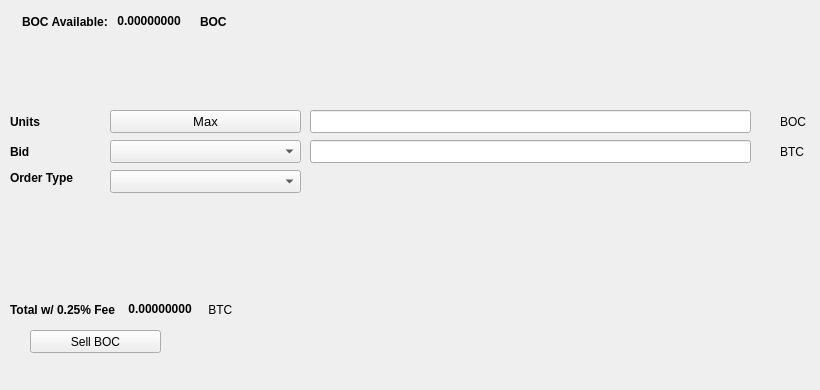
   <widget class="QWidget" name="SellTab">
    <attribute name="title">
     <string>Sell</string>
    </attribute>
    <widget class="QLabel" name="label_16">
     <property name="geometry">
      <rect>
       <x>780</x>
       <y>140</y>
       <width>31</width>
       <height>23</height>
      </rect>
     </property>
     <property name="text">
      <string>BTC</string>
     </property>
    </widget>
    <widget class="QComboBox" name="SellBidcomboBox">
     <property name="geometry">
      <rect>
       <x>110</x>
       <y>140</y>
       <width>191</width>
       <height>23</height>
      </rect>
     </property>
     <property name="font">
      <font>
       <pointsize>10</pointsize>
      </font>
     </property>
    </widget>
    <widget class="QLabel" name="label_18">
     <property name="geometry">
      <rect>
       <x>10</x>
       <y>110</y>
       <width>46</width>
       <height>23</height>
      </rect>
     </property>
     <property name="font">
      <font>
       <weight>75</weight>
       <bold>true</bold>
      </font>
     </property>
     <property name="text">
      <string>Units</string>
     </property>
    </widget>
    <widget class="QPushButton" name="Sell_Max_Amount">
     <property name="geometry">
      <rect>
       <x>110</x>
       <y>110</y>
       <width>191</width>
       <height>23</height>
      </rect>
     </property>
     <property name="font">
      <font>
       <pointsize>10</pointsize>
      </font>
     </property>
     <property name="text">
      <string>Max</string>
     </property>
    </widget>
    <widget class="QLabel" name="label_20">
     <property name="geometry">
      <rect>
       <x>10</x>
       <y>170</y>
       <width>91</width>
       <height>16</height>
      </rect>
     </property>
     <property name="font">
      <font>
       <weight>75</weight>
       <bold>true</bold>
      </font>
     </property>
     <property name="text">
      <string>Order Type</string>
     </property>
    </widget>
    <widget class="QComboBox" name="SellOrdertypeCombo">
     <property name="geometry">
      <rect>
       <x>110</x>
       <y>170</y>
       <width>191</width>
       <height>23</height>
      </rect>
     </property>
     <property name="font">
      <font>
       <pointsize>10</pointsize>
      </font>
     </property>
    </widget>
    <widget class="QLabel" name="label_21">
     <property name="geometry">
      <rect>
       <x>10</x>
       <y>140</y>
       <width>46</width>
       <height>23</height>
      </rect>
     </property>
     <property name="font">
      <font>
       <weight>75</weight>
       <bold>true</bold>
      </font>
     </property>
     <property name="text">
      <string>Bid</string>
     </property>
    </widget>
    <widget class="QLabel" name="label_22">
     <property name="geometry">
      <rect>
       <x>780</x>
       <y>110</y>
       <width>31</width>
       <height>23</height>
      </rect>
     </property>
     <property name="text">
      <string>BOC</string>
     </property>
    </widget>
    <widget class="QLineEdit" name="UnitsInputBOC">
     <property name="geometry">
      <rect>
       <x>310</x>
       <y>110</y>
       <width>441</width>
       <height>23</height>
      </rect>
     </property>
     <property name="font">
      <font>
       <pointsize>9</pointsize>
       <weight>75</weight>
       <bold>true</bold>
      </font>
     </property>
    </widget>
    <widget class="QLineEdit" name="SellBidPriceEdit">
     <property name="geometry">
      <rect>
       <x>310</x>
       <y>140</y>
       <width>441</width>
       <height>23</height>
      </rect>
     </property>
     <property name="font">
      <font>
       <pointsize>9</pointsize>
       <weight>75</weight>
       <bold>true</bold>
      </font>
     </property>
    </widget>
    <widget class="QPushButton" name="SellBOCBTN">
     <property name="geometry">
      <rect>
       <x>30</x>
       <y>330</y>
       <width>131</width>
       <height>23</height>
      </rect>
     </property>
     <property name="text">
      <string>Sell BOC</string>
     </property>
     <property name="icon">
      <iconset resource="../BoomCoin">
       <normaloff>:/icons/bitcoin</normaloff>:/icons/bitcoin</iconset>
     </property>
    </widget>
    <widget class="QWidget" name="layoutWidget3">
     <property name="geometry">
      <rect>
       <x>22</x>
       <y>12</y>
       <width>258</width>
       <height>19</height>
      </rect>
     </property>
     <layout class="QHBoxLayout" name="horizontalLayout">
      <item>
       <widget class="QLabel" name="label232_2">
        <property name="font">
         <font>
          <weight>75</weight>
          <bold>true</bold>
         </font>
        </property>
        <property name="text">
         <string>BOC Available:</string>
        </property>
       </widget>
      </item>
      <item>
       <widget class="QLabel" name="BOCAvailableLabel">
        <property name="palette">
         <palette>
          <active>
           <colorrole role="WindowText">
            <brush brushstyle="SolidPattern">
             <color alpha="255">
              <red>0</red>
              <green>0</green>
              <blue>0</blue>
             </color>
            </brush>
           </colorrole>
           <colorrole role="Button">
            <brush brushstyle="SolidPattern">
             <color alpha="255">
              <red>0</red>
              <green>170</green>
              <blue>0</blue>
             </color>
            </brush>
           </colorrole>
           <colorrole role="Light">
            <brush brushstyle="SolidPattern">
             <color alpha="255">
              <red>0</red>
              <green>255</green>
              <blue>0</blue>
             </color>
            </brush>
           </colorrole>
           <colorrole role="Midlight">
            <brush brushstyle="SolidPattern">
             <color alpha="255">
              <red>0</red>
              <green>212</green>
              <blue>0</blue>
             </color>
            </brush>
           </colorrole>
           <colorrole role="Dark">
            <brush brushstyle="SolidPattern">
             <color alpha="255">
              <red>0</red>
              <green>85</green>
              <blue>0</blue>
             </color>
            </brush>
           </colorrole>
           <colorrole role="Mid">
            <brush brushstyle="SolidPattern">
             <color alpha="255">
              <red>0</red>
              <green>113</green>
              <blue>0</blue>
             </color>
            </brush>
           </colorrole>
           <colorrole role="Text">
            <brush brushstyle="SolidPattern">
             <color alpha="255">
              <red>0</red>
              <green>170</green>
              <blue>0</blue>
             </color>
            </brush>
           </colorrole>
           <colorrole role="BrightText">
            <brush brushstyle="SolidPattern">
             <color alpha="255">
              <red>255</red>
              <green>255</green>
              <blue>255</blue>
             </color>
            </brush>
           </colorrole>
           <colorrole role="ButtonText">
            <brush brushstyle="SolidPattern">
             <color alpha="255">
              <red>0</red>
              <green>0</green>
              <blue>0</blue>
             </color>
            </brush>
           </colorrole>
           <colorrole role="Base">
            <brush brushstyle="SolidPattern">
             <color alpha="255">
              <red>255</red>
              <green>255</green>
              <blue>255</blue>
             </color>
            </brush>
           </colorrole>
           <colorrole role="Window">
            <brush brushstyle="SolidPattern">
             <color alpha="255">
              <red>0</red>
              <green>170</green>
              <blue>0</blue>
             </color>
            </brush>
           </colorrole>
           <colorrole role="Shadow">
            <brush brushstyle="SolidPattern">
             <color alpha="255">
              <red>0</red>
              <green>0</green>
              <blue>0</blue>
             </color>
            </brush>
           </colorrole>
           <colorrole role="AlternateBase">
            <brush brushstyle="SolidPattern">
             <color alpha="255">
              <red>127</red>
              <green>212</green>
              <blue>127</blue>
             </color>
            </brush>
           </colorrole>
           <colorrole role="ToolTipBase">
            <brush brushstyle="SolidPattern">
             <color alpha="255">
              <red>255</red>
              <green>255</green>
              <blue>220</blue>
             </color>
            </brush>
           </colorrole>
           <colorrole role="ToolTipText">
            <brush brushstyle="SolidPattern">
             <color alpha="255">
              <red>0</red>
              <green>0</green>
              <blue>0</blue>
             </color>
            </brush>
           </colorrole>
          </active>
          <inactive>
           <colorrole role="WindowText">
            <brush brushstyle="SolidPattern">
             <color alpha="255">
              <red>0</red>
              <green>0</green>
              <blue>0</blue>
             </color>
            </brush>
           </colorrole>
           <colorrole role="Button">
            <brush brushstyle="SolidPattern">
             <color alpha="255">
              <red>0</red>
              <green>170</green>
              <blue>0</blue>
             </color>
            </brush>
           </colorrole>
           <colorrole role="Light">
            <brush brushstyle="SolidPattern">
             <color alpha="255">
              <red>0</red>
              <green>255</green>
              <blue>0</blue>
             </color>
            </brush>
           </colorrole>
           <colorrole role="Midlight">
            <brush brushstyle="SolidPattern">
             <color alpha="255">
              <red>0</red>
              <green>212</green>
              <blue>0</blue>
             </color>
            </brush>
           </colorrole>
           <colorrole role="Dark">
            <brush brushstyle="SolidPattern">
             <color alpha="255">
              <red>0</red>
              <green>85</green>
              <blue>0</blue>
             </color>
            </brush>
           </colorrole>
           <colorrole role="Mid">
            <brush brushstyle="SolidPattern">
             <color alpha="255">
              <red>0</red>
              <green>113</green>
              <blue>0</blue>
             </color>
            </brush>
           </colorrole>
           <colorrole role="Text">
            <brush brushstyle="SolidPattern">
             <color alpha="255">
              <red>0</red>
              <green>170</green>
              <blue>0</blue>
             </color>
            </brush>
           </colorrole>
           <colorrole role="BrightText">
            <brush brushstyle="SolidPattern">
             <color alpha="255">
              <red>255</red>
              <green>255</green>
              <blue>255</blue>
             </color>
            </brush>
           </colorrole>
           <colorrole role="ButtonText">
            <brush brushstyle="SolidPattern">
             <color alpha="255">
              <red>0</red>
              <green>0</green>
              <blue>0</blue>
             </color>
            </brush>
           </colorrole>
           <colorrole role="Base">
            <brush brushstyle="SolidPattern">
             <color alpha="255">
              <red>255</red>
              <green>255</green>
              <blue>255</blue>
             </color>
            </brush>
           </colorrole>
           <colorrole role="Window">
            <brush brushstyle="SolidPattern">
             <color alpha="255">
              <red>0</red>
              <green>170</green>
              <blue>0</blue>
             </color>
            </brush>
           </colorrole>
           <colorrole role="Shadow">
            <brush brushstyle="SolidPattern">
             <color alpha="255">
              <red>0</red>
              <green>0</green>
              <blue>0</blue>
             </color>
            </brush>
           </colorrole>
           <colorrole role="AlternateBase">
            <brush brushstyle="SolidPattern">
             <color alpha="255">
              <red>127</red>
              <green>212</green>
              <blue>127</blue>
             </color>
            </brush>
           </colorrole>
           <colorrole role="ToolTipBase">
            <brush brushstyle="SolidPattern">
             <color alpha="255">
              <red>255</red>
              <green>255</green>
              <blue>220</blue>
             </color>
            </brush>
           </colorrole>
           <colorrole role="ToolTipText">
            <brush brushstyle="SolidPattern">
             <color alpha="255">
              <red>0</red>
              <green>0</green>
              <blue>0</blue>
             </color>
            </brush>
           </colorrole>
          </inactive>
          <disabled>
           <colorrole role="WindowText">
            <brush brushstyle="SolidPattern">
             <color alpha="255">
              <red>0</red>
              <green>85</green>
              <blue>0</blue>
             </color>
            </brush>
           </colorrole>
           <colorrole role="Button">
            <brush brushstyle="SolidPattern">
             <color alpha="255">
              <red>0</red>
              <green>170</green>
              <blue>0</blue>
             </color>
            </brush>
           </colorrole>
           <colorrole role="Light">
            <brush brushstyle="SolidPattern">
             <color alpha="255">
              <red>0</red>
              <green>255</green>
              <blue>0</blue>
             </color>
            </brush>
           </colorrole>
           <colorrole role="Midlight">
            <brush brushstyle="SolidPattern">
             <color alpha="255">
              <red>0</red>
              <green>212</green>
              <blue>0</blue>
             </color>
            </brush>
           </colorrole>
           <colorrole role="Dark">
            <brush brushstyle="SolidPattern">
             <color alpha="255">
              <red>0</red>
              <green>85</green>
              <blue>0</blue>
             </color>
            </brush>
           </colorrole>
           <colorrole role="Mid">
            <brush brushstyle="SolidPattern">
             <color alpha="255">
              <red>0</red>
              <green>113</green>
              <blue>0</blue>
             </color>
            </brush>
           </colorrole>
           <colorrole role="Text">
            <brush brushstyle="SolidPattern">
             <color alpha="255">
              <red>0</red>
              <green>85</green>
              <blue>0</blue>
             </color>
            </brush>
           </colorrole>
           <colorrole role="BrightText">
            <brush brushstyle="SolidPattern">
             <color alpha="255">
              <red>255</red>
              <green>255</green>
              <blue>255</blue>
             </color>
            </brush>
           </colorrole>
           <colorrole role="ButtonText">
            <brush brushstyle="SolidPattern">
             <color alpha="255">
              <red>0</red>
              <green>85</green>
              <blue>0</blue>
             </color>
            </brush>
           </colorrole>
           <colorrole role="Base">
            <brush brushstyle="SolidPattern">
             <color alpha="255">
              <red>0</red>
              <green>170</green>
              <blue>0</blue>
             </color>
            </brush>
           </colorrole>
           <colorrole role="Window">
            <brush brushstyle="SolidPattern">
             <color alpha="255">
              <red>0</red>
              <green>170</green>
              <blue>0</blue>
             </color>
            </brush>
           </colorrole>
           <colorrole role="Shadow">
            <brush brushstyle="SolidPattern">
             <color alpha="255">
              <red>0</red>
              <green>0</green>
              <blue>0</blue>
             </color>
            </brush>
           </colorrole>
           <colorrole role="AlternateBase">
            <brush brushstyle="SolidPattern">
             <color alpha="255">
              <red>0</red>
              <green>170</green>
              <blue>0</blue>
             </color>
            </brush>
           </colorrole>
           <colorrole role="ToolTipBase">
            <brush brushstyle="SolidPattern">
             <color alpha="255">
              <red>255</red>
              <green>255</green>
              <blue>220</blue>
             </color>
            </brush>
           </colorrole>
           <colorrole role="ToolTipText">
            <brush brushstyle="SolidPattern">
             <color alpha="255">
              <red>0</red>
              <green>0</green>
              <blue>0</blue>
             </color>
            </brush>
           </colorrole>
          </disabled>
         </palette>
        </property>
        <property name="font">
         <font>
          <weight>75</weight>
          <bold>true</bold>
         </font>
        </property>
        <property name="text">
         <string> 0.00000000 </string>
        </property>
        <property name="textInteractionFlags">
         <set>Qt::LinksAccessibleByMouse|Qt::TextSelectableByKeyboard|Qt::TextSelectableByMouse</set>
        </property>
       </widget>
      </item>
      <item>
       <widget class="QLabel" name="labelBOC">
        <property name="font">
         <font>
          <weight>75</weight>
          <bold>true</bold>
         </font>
        </property>
        <property name="text">
         <string>BOC</string>
        </property>
       </widget>
      </item>
     </layout>
    </widget>
    <widget class="QWidget" name="layoutWidget">
     <property name="geometry">
      <rect>
       <x>10</x>
       <y>300</y>
       <width>268</width>
       <height>19</height>
      </rect>
     </property>
     <layout class="QHBoxLayout" name="horizontalLayout_2">
      <item>
       <widget class="QLabel" name="label_19">
        <property name="font">
         <font>
          <weight>75</weight>
          <bold>true</bold>
         </font>
        </property>
        <property name="text">
         <string>Total w/ 0.25% Fee </string>
        </property>
       </widget>
      </item>
      <item>
       <widget class="QLabel" name="SellCostLabel">
        <property name="palette">
         <palette>
          <active>
           <colorrole role="WindowText">
            <brush brushstyle="SolidPattern">
             <color alpha="255">
              <red>0</red>
              <green>0</green>
              <blue>0</blue>
             </color>
            </brush>
           </colorrole>
           <colorrole role="Button">
            <brush brushstyle="SolidPattern">
             <color alpha="255">
              <red>0</red>
              <green>170</green>
              <blue>0</blue>
             </color>
            </brush>
           </colorrole>
           <colorrole role="Light">
            <brush brushstyle="SolidPattern">
             <color alpha="255">
              <red>0</red>
              <green>255</green>
              <blue>0</blue>
             </color>
            </brush>
           </colorrole>
           <colorrole role="Midlight">
            <brush brushstyle="SolidPattern">
             <color alpha="255">
              <red>0</red>
              <green>212</green>
              <blue>0</blue>
             </color>
            </brush>
           </colorrole>
           <colorrole role="Dark">
            <brush brushstyle="SolidPattern">
             <color alpha="255">
              <red>0</red>
              <green>85</green>
              <blue>0</blue>
             </color>
            </brush>
           </colorrole>
           <colorrole role="Mid">
            <brush brushstyle="SolidPattern">
             <color alpha="255">
              <red>0</red>
              <green>113</green>
              <blue>0</blue>
             </color>
            </brush>
           </colorrole>
           <colorrole role="Text">
            <brush brushstyle="SolidPattern">
             <color alpha="255">
              <red>0</red>
              <green>170</green>
              <blue>0</blue>
             </color>
            </brush>
           </colorrole>
           <colorrole role="BrightText">
            <brush brushstyle="SolidPattern">
             <color alpha="255">
              <red>255</red>
              <green>255</green>
              <blue>255</blue>
             </color>
            </brush>
           </colorrole>
           <colorrole role="ButtonText">
            <brush brushstyle="SolidPattern">
             <color alpha="255">
              <red>0</red>
              <green>0</green>
              <blue>0</blue>
             </color>
            </brush>
           </colorrole>
           <colorrole role="Base">
            <brush brushstyle="SolidPattern">
             <color alpha="255">
              <red>255</red>
              <green>255</green>
              <blue>255</blue>
             </color>
            </brush>
           </colorrole>
           <colorrole role="Window">
            <brush brushstyle="SolidPattern">
             <color alpha="255">
              <red>0</red>
              <green>170</green>
              <blue>0</blue>
             </color>
            </brush>
           </colorrole>
           <colorrole role="Shadow">
            <brush brushstyle="SolidPattern">
             <color alpha="255">
              <red>0</red>
              <green>0</green>
              <blue>0</blue>
             </color>
            </brush>
           </colorrole>
           <colorrole role="AlternateBase">
            <brush brushstyle="SolidPattern">
             <color alpha="255">
              <red>127</red>
              <green>212</green>
              <blue>127</blue>
             </color>
            </brush>
           </colorrole>
           <colorrole role="ToolTipBase">
            <brush brushstyle="SolidPattern">
             <color alpha="255">
              <red>255</red>
              <green>255</green>
              <blue>220</blue>
             </color>
            </brush>
           </colorrole>
           <colorrole role="ToolTipText">
            <brush brushstyle="SolidPattern">
             <color alpha="255">
              <red>0</red>
              <green>0</green>
              <blue>0</blue>
             </color>
            </brush>
           </colorrole>
          </active>
          <inactive>
           <colorrole role="WindowText">
            <brush brushstyle="SolidPattern">
             <color alpha="255">
              <red>0</red>
              <green>0</green>
              <blue>0</blue>
             </color>
            </brush>
           </colorrole>
           <colorrole role="Button">
            <brush brushstyle="SolidPattern">
             <color alpha="255">
              <red>0</red>
              <green>170</green>
              <blue>0</blue>
             </color>
            </brush>
           </colorrole>
           <colorrole role="Light">
            <brush brushstyle="SolidPattern">
             <color alpha="255">
              <red>0</red>
              <green>255</green>
              <blue>0</blue>
             </color>
            </brush>
           </colorrole>
           <colorrole role="Midlight">
            <brush brushstyle="SolidPattern">
             <color alpha="255">
              <red>0</red>
              <green>212</green>
              <blue>0</blue>
             </color>
            </brush>
           </colorrole>
           <colorrole role="Dark">
            <brush brushstyle="SolidPattern">
             <color alpha="255">
              <red>0</red>
              <green>85</green>
              <blue>0</blue>
             </color>
            </brush>
           </colorrole>
           <colorrole role="Mid">
            <brush brushstyle="SolidPattern">
             <color alpha="255">
              <red>0</red>
              <green>113</green>
              <blue>0</blue>
             </color>
            </brush>
           </colorrole>
           <colorrole role="Text">
            <brush brushstyle="SolidPattern">
             <color alpha="255">
              <red>0</red>
              <green>170</green>
              <blue>0</blue>
             </color>
            </brush>
           </colorrole>
           <colorrole role="BrightText">
            <brush brushstyle="SolidPattern">
             <color alpha="255">
              <red>255</red>
              <green>255</green>
              <blue>255</blue>
             </color>
            </brush>
           </colorrole>
           <colorrole role="ButtonText">
            <brush brushstyle="SolidPattern">
             <color alpha="255">
              <red>0</red>
              <green>0</green>
              <blue>0</blue>
             </color>
            </brush>
           </colorrole>
           <colorrole role="Base">
            <brush brushstyle="SolidPattern">
             <color alpha="255">
              <red>255</red>
              <green>255</green>
              <blue>255</blue>
             </color>
            </brush>
           </colorrole>
           <colorrole role="Window">
            <brush brushstyle="SolidPattern">
             <color alpha="255">
              <red>0</red>
              <green>170</green>
              <blue>0</blue>
             </color>
            </brush>
           </colorrole>
           <colorrole role="Shadow">
            <brush brushstyle="SolidPattern">
             <color alpha="255">
              <red>0</red>
              <green>0</green>
              <blue>0</blue>
             </color>
            </brush>
           </colorrole>
           <colorrole role="AlternateBase">
            <brush brushstyle="SolidPattern">
             <color alpha="255">
              <red>127</red>
              <green>212</green>
              <blue>127</blue>
             </color>
            </brush>
           </colorrole>
           <colorrole role="ToolTipBase">
            <brush brushstyle="SolidPattern">
             <color alpha="255">
              <red>255</red>
              <green>255</green>
              <blue>220</blue>
             </color>
            </brush>
           </colorrole>
           <colorrole role="ToolTipText">
            <brush brushstyle="SolidPattern">
             <color alpha="255">
              <red>0</red>
              <green>0</green>
              <blue>0</blue>
             </color>
            </brush>
           </colorrole>
          </inactive>
          <disabled>
           <colorrole role="WindowText">
            <brush brushstyle="SolidPattern">
             <color alpha="255">
              <red>0</red>
              <green>85</green>
              <blue>0</blue>
             </color>
            </brush>
           </colorrole>
           <colorrole role="Button">
            <brush brushstyle="SolidPattern">
             <color alpha="255">
              <red>0</red>
              <green>170</green>
              <blue>0</blue>
             </color>
            </brush>
           </colorrole>
           <colorrole role="Light">
            <brush brushstyle="SolidPattern">
             <color alpha="255">
              <red>0</red>
              <green>255</green>
              <blue>0</blue>
             </color>
            </brush>
           </colorrole>
           <colorrole role="Midlight">
            <brush brushstyle="SolidPattern">
             <color alpha="255">
              <red>0</red>
              <green>212</green>
              <blue>0</blue>
             </color>
            </brush>
           </colorrole>
           <colorrole role="Dark">
            <brush brushstyle="SolidPattern">
             <color alpha="255">
              <red>0</red>
              <green>85</green>
              <blue>0</blue>
             </color>
            </brush>
           </colorrole>
           <colorrole role="Mid">
            <brush brushstyle="SolidPattern">
             <color alpha="255">
              <red>0</red>
              <green>113</green>
              <blue>0</blue>
             </color>
            </brush>
           </colorrole>
           <colorrole role="Text">
            <brush brushstyle="SolidPattern">
             <color alpha="255">
              <red>0</red>
              <green>85</green>
              <blue>0</blue>
             </color>
            </brush>
           </colorrole>
           <colorrole role="BrightText">
            <brush brushstyle="SolidPattern">
             <color alpha="255">
              <red>255</red>
              <green>255</green>
              <blue>255</blue>
             </color>
            </brush>
           </colorrole>
           <colorrole role="ButtonText">
            <brush brushstyle="SolidPattern">
             <color alpha="255">
              <red>0</red>
              <green>85</green>
              <blue>0</blue>
             </color>
            </brush>
           </colorrole>
           <colorrole role="Base">
            <brush brushstyle="SolidPattern">
             <color alpha="255">
              <red>0</red>
              <green>170</green>
              <blue>0</blue>
             </color>
            </brush>
           </colorrole>
           <colorrole role="Window">
            <brush brushstyle="SolidPattern">
             <color alpha="255">
              <red>0</red>
              <green>170</green>
              <blue>0</blue>
             </color>
            </brush>
           </colorrole>
           <colorrole role="Shadow">
            <brush brushstyle="SolidPattern">
             <color alpha="255">
              <red>0</red>
              <green>0</green>
              <blue>0</blue>
             </color>
            </brush>
           </colorrole>
           <colorrole role="AlternateBase">
            <brush brushstyle="SolidPattern">
             <color alpha="255">
              <red>0</red>
              <green>170</green>
              <blue>0</blue>
             </color>
            </brush>
           </colorrole>
           <colorrole role="ToolTipBase">
            <brush brushstyle="SolidPattern">
             <color alpha="255">
              <red>255</red>
              <green>255</green>
              <blue>220</blue>
             </color>
            </brush>
           </colorrole>
           <colorrole role="ToolTipText">
            <brush brushstyle="SolidPattern">
             <color alpha="255">
              <red>0</red>
              <green>0</green>
              <blue>0</blue>
             </color>
            </brush>
           </colorrole>
          </disabled>
         </palette>
        </property>
        <property name="font">
         <font>
          <weight>75</weight>
          <bold>true</bold>
         </font>
        </property>
        <property name="autoFillBackground">
         <bool>false</bool>
        </property>
        <property name="text">
         <string> 0.00000000</string>
        </property>
        <property name="textInteractionFlags">
         <set>Qt::LinksAccessibleByMouse|Qt::TextSelectableByMouse</set>
        </property>
       </widget>
      </item>
      <item>
       <widget class="QLabel" name="label_17">
        <property name="font">
         <font>
          <weight>50</weight>
          <bold>false</bold>
         </font>
        </property>
        <property name="text">
         <string> BTC</string>
        </property>
       </widget>
      </item>
     </layout>
    </widget>
    <widget class="QLabel" name="label_23">
     <property name="geometry">
      <rect>
       <x>460</x>
       <y>300</y>
       <width>281</width>
       <height>81</height>
      </rect>
     </property>
     <property name="text">
      <string/>
     </property>
     <property name="pixmap">
      <pixmap>:/images/bittrex</pixmap>
     </property>
    </widget>
   </widget>
